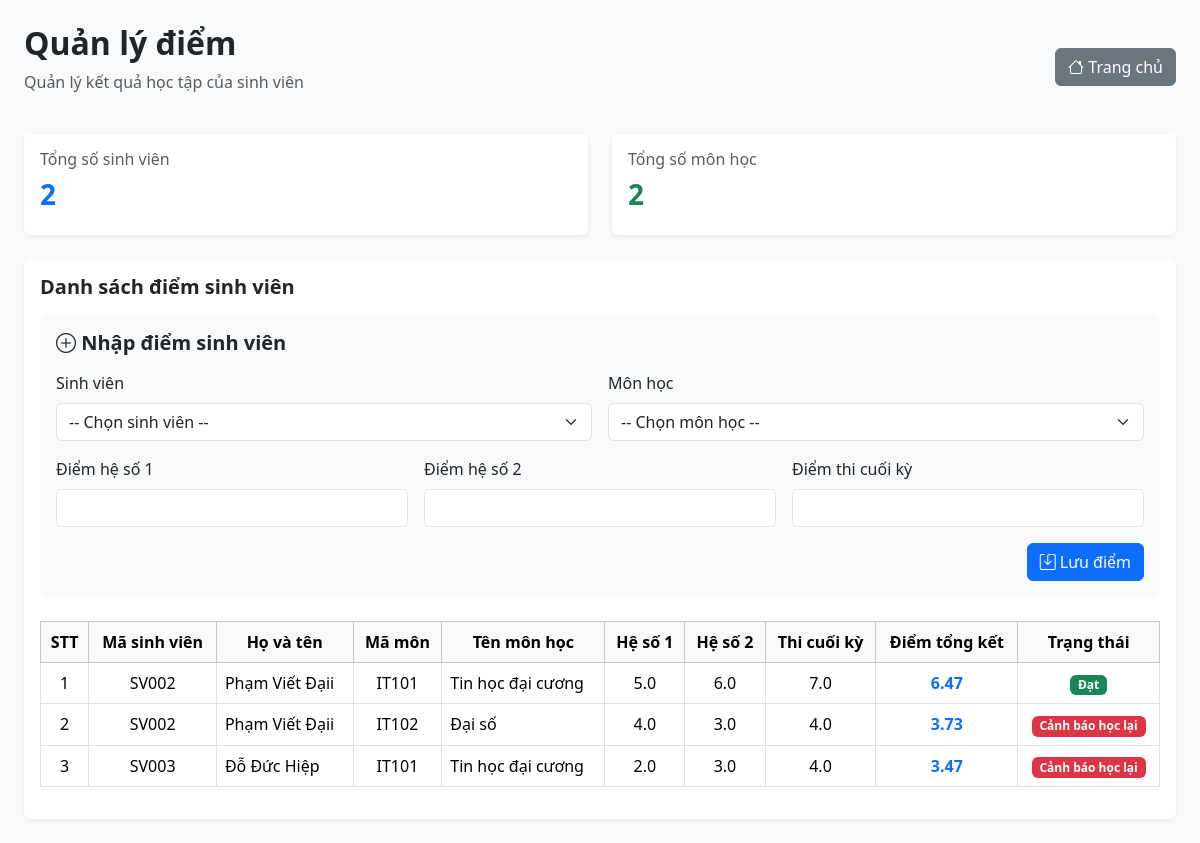
/diem, run on an earlier commit of the app's database.
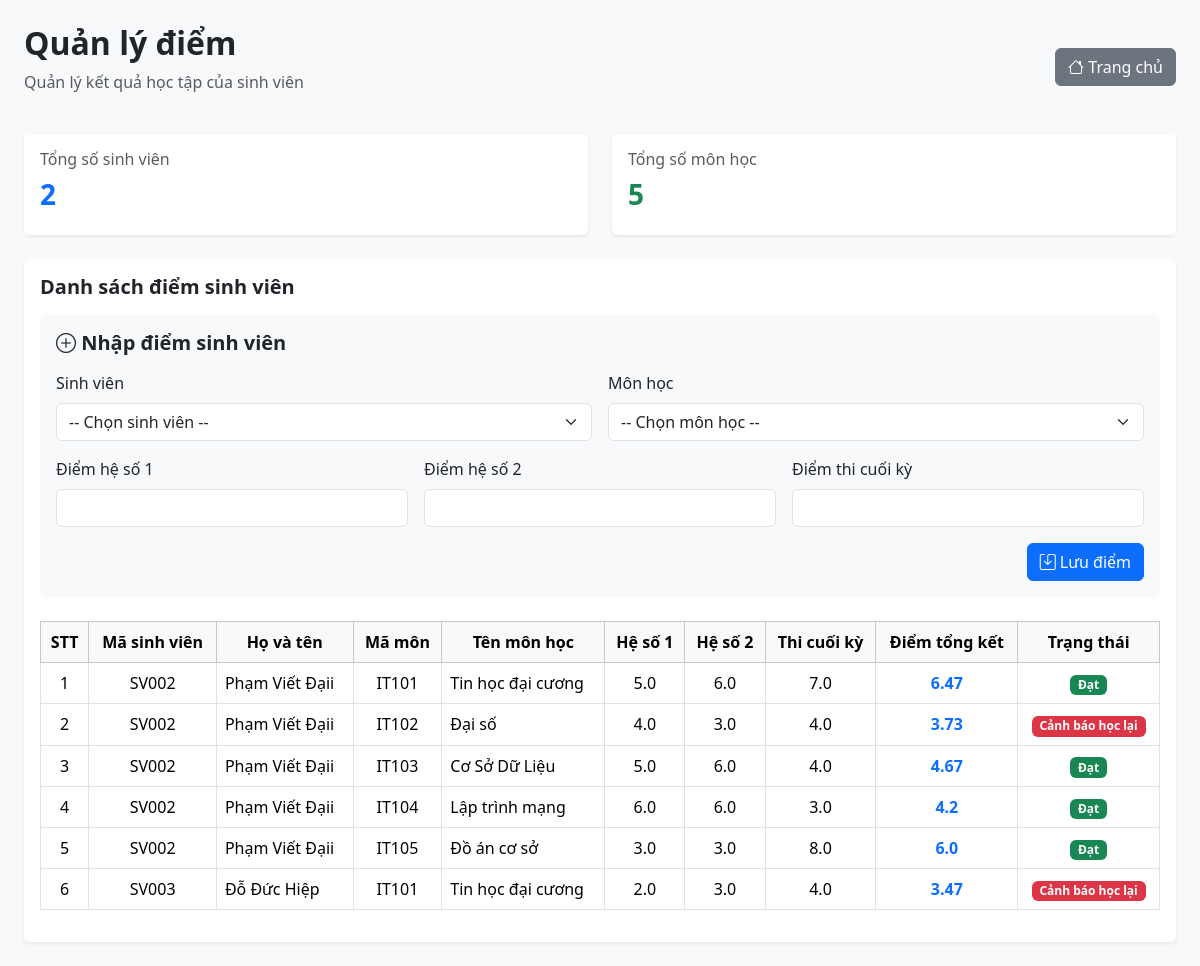
And on a later commit of the database.
### tables this page shows
CREATE TABLE diem (
            id INTEGER PRIMARY KEY AUTOINCREMENT,
            sinh_vien_id INTEGER NOT NULL,
            mon_hoc_id INTEGER NOT NULL,
            diem_chuyen_can REAL,
            diem_giua_ky REAL,
            diem_cuoi_ky REAL,

            UNIQUE(sinh_vien_id, mon_hoc_id),

            FOREIGN KEY (sinh_vien_id)
                REFERENCES sinh_vien(id),

            FOREIGN KEY (mon_hoc_id)
                REFERENCES mon_hoc(id)
        );

CREATE TABLE sinh_vien (
            id INTEGER PRIMARY KEY AUTOINCREMENT,
            ma_sv TEXT UNIQUE NOT NULL,
            ho_ten TEXT NOT NULL,
            ngay_sinh TEXT,
            gioi_tinh TEXT,
            email TEXT,
            so_dien_thoai TEXT
        );

CREATE TABLE mon_hoc (
            id INTEGER PRIMARY KEY AUTOINCREMENT,
            ma_mon TEXT UNIQUE NOT NULL,
            ten_mon TEXT NOT NULL,
            so_tin_chi INTEGER NOT NULL
        );

### app.py (the view)
@app.route("/diem")
def danh_sach_diem():
    conn = get_db_connection()
    sinh_viens = conn.execute("""
        SELECT * FROM sinh_vien
        ORDER BY ma_sv
    """).fetchall()
    mon_hocs = conn.execute("""
        SELECT * FROM mon_hoc
        ORDER BY ma_mon
    """).fetchall()
    ds_diem = conn.execute("""
        SELECT
            diem.id,
            sinh_vien.ma_sv,
            sinh_vien.ho_ten,
            mon_hoc.ma_mon,
            mon_hoc.ten_mon,
            diem.diem_chuyen_can,
diem.diem_giua_ky,
diem.diem_cuoi_ky,

ROUND(
    (
        (diem.diem_chuyen_can +
        diem.diem_giua_ky * 2) / 3
    ) * 0.4
    +
    diem.diem_cuoi_ky * 0.6,
    2
) AS diem_tong_ket
        FROM diem
        JOIN sinh_vien ON diem.sinh_vien_id = sinh_vien.id
        JOIN mon_hoc ON diem.mon_hoc_id = mon_hoc.id
        ORDER BY sinh_vien.ma_sv
    """).fetchall()
    conn.close()
    return render_template(
    "diem.html",
    sinh_viens=sinh_viens,
    mon_hocs=mon_hocs,
    ds_diem=ds_diem
)

### app.py (called while the page is built)
def get_db_connection():
    conn = sqlite3.connect("database/quanly.db")
    conn.row_factory = sqlite3.Row
    return conn

### templates/diem.html (shortened to what this page needs)
<!DOCTYPE html>
<html lang="vi">
<head>
    <link href="https://cdn.jsdelivr.net/npm/bootstrap@5.3.3/dist/css/bootstrap.min.css" rel="stylesheet">
    <link href="https://cdn.jsdelivr.net/npm/bootstrap-icons@1.11.3/font/bootstrap-icons.css" rel="stylesheet">
</head>
<body class="bg-light">
<div class="container-fluid p-4">
    <div class="d-flex justify-content-between align-items-center mb-4">
        <div>
            <h2 class="fw-bold">Quản lý điểm</h2>
            <p class="text-muted">Quản lý kết quả học tập của sinh viên</p>
        </div>
        <a href="{{ url_for('trang_chu') }}" class="btn btn-secondary">
            <i class="bi bi-house"></i> Trang chủ
        </a>
    </div>
    <div class="row mb-4">
        <div class="col-md-6">
            <div class="card shadow-sm border-0">
                <div class="card-body">
                    <h6 class="text-muted">Tổng số sinh viên</h6>
                    <h3 class="fw-bold text-primary">{{ sinh_viens|length }}</h3>
                </div>
            </div>
        </div>
        <div class="col-md-6">
            <div class="card shadow-sm border-0">
                <div class="card-body">
                    <h6 class="text-muted">Tổng số môn học</h6>
                    <h3 class="fw-bold text-success">{{ mon_hocs|length }}</h3>
                </div>
            </div>
        </div>
    </div>
    <div class="card shadow-sm border-0">
        <div class="card-body">
            <h5 class="fw-bold mb-3">Danh sách điểm sinh viên</h5>
<div class="card border-0 bg-light p-3 mb-4">
    <h5 class="fw-bold mb-3">
        <i class="bi bi-plus-circle"></i> Nhập điểm sinh viên
    </h5>
    <form action="{{ url_for('them_diem') }}" method="POST">
        <div class="row g-3">
            <div class="col-md-6">
                <label class="form-label">Sinh viên</label>
                <select name="sinh_vien_id" class="form-select" required>
                    <option value="">-- Chọn sinh viên --</option>
                </select>
            </div>
            <div class="col-md-6">
                <label class="form-label">Môn học</label>
                <select name="mon_hoc_id" class="form-select" required>
                    <option value="">-- Chọn môn học --</option>
                </select>
            </div>
            <div class="col-md-4">
                <label class="form-label">Điểm hệ số 1</label>
                <input type="number" name="diem_chuyen_can"
                       class="form-control" min="0" max="10"
                       step="0.1" required>
            </div>
            <div class="col-md-4">
                <label class="form-label">Điểm hệ số 2</label>
                <input type="number" name="diem_giua_ky"
                       class="form-control" min="0" max="10"
                       step="0.1" required>
            </div>
            <div class="col-md-4">
                <label class="form-label">Điểm thi cuối kỳ</label>
                <input type="number" name="diem_cuoi_ky"
                       class="form-control" min="0" max="10"
                       step="0.1" required>
            </div>
            <div class="col-12 text-end">
                <button type="submit" class="btn btn-primary">
                    <i class="bi bi-save"></i> Lưu điểm
                </button>
            </div>
        </div>
    </form>
</div>
            <div class="table-responsive">
                <table class="table table-bordered table-hover text-center align-middle">
                    <thead class="table-light">
                        <tr>
                            <th>STT</th>
                            <th>Mã sinh viên</th>
                            <th>Họ và tên</th>
                            <th>Mã môn</th>
                            <th>Tên môn học</th>
                            <th>Hệ số 1</th>
                            <th>Hệ số 2</th>
                            <th>Thi cuối kỳ</th>
                            <th>Điểm tổng kết</th>
<th>Trạng thái</th>
                        </tr>
                    </thead>
                    <tbody>
                        {% for d in ds_diem %}
                        <tr>
                            <td>{{ loop.index }}</td>
                            <td>{{ d.ma_sv }}</td>
                            <td class="text-start">{{ d.ho_ten }}</td>
                            <td>{{ d.ma_mon }}</td>
                            <td class="text-start">{{ d.ten_mon }}</td>
                            <td>{{ d.diem_chuyen_can if d.diem_chuyen_can is not none else '-' }}</td>
                            <td>{{ d.diem_giua_ky if d.diem_giua_ky is not none else '-' }}</td>
                            <td>{{ d.diem_cuoi_ky if d.diem_cuoi_ky is not none else '-' }}</td>
                            <td class="fw-bold text-primary">
    {{ d.diem_tong_ket if d.diem_tong_ket is not none else '-' }}
</td>
<td>
    {% if d.diem_tong_ket is not none and d.diem_tong_ket < 4 %}
        <span class="badge bg-danger">Cảnh báo học lại</span>
    {% else %}
        <span class="badge bg-success">Đạt</span>
    {% endif %}
</td>
                        </tr>
                        {% else %}
                        <tr>
                            <td colspan="9" class="text-muted py-4">
                                Chưa có dữ liệu điểm sinh viên.
                            </td>
                        </tr>
                        {% endfor %}
                    </tbody>
                </table>
            </div>
        </div>
    </div>
</div>
</body>
</html>

What changed in the data, as far as the page shows it:
added diem: ma_sv "SV002", ho_ten "Phạm Viết Đạii", ma_mon "IT103", ten_mon "Cơ Sở Dữ Liệu", diem_chuyen_can "5.0", diem_giua_ky "6.0", diem_cuoi_ky "4.0", diem_tong_ket "4.67", shows "Đạt"
added diem: ma_sv "SV002", ho_ten "Phạm Viết Đạii", ma_mon "IT104", ten_mon "Lập trình mạng", diem_chuyen_can "6.0", diem_giua_ky "6.0", diem_cuoi_ky "3.0", diem_tong_ket "4.2", shows "Đạt"
added diem: ma_sv "SV002", ho_ten "Phạm Viết Đạii", ma_mon "IT105", ten_mon "Đồ án cơ sở", diem_chuyen_can "3.0", diem_giua_ky "3.0", diem_cuoi_ky "8.0", diem_tong_ket "6.0", shows "Đạt"
Also different on the page:
{{ mon_hocs|length }}: "2" → "5"
